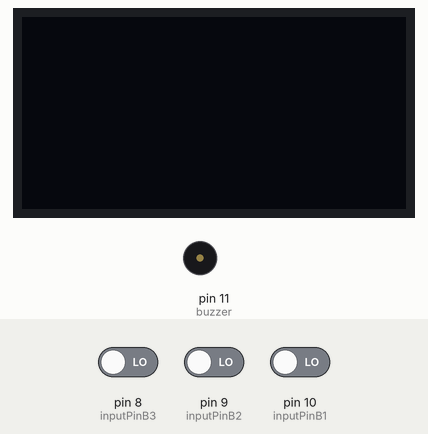
A sketch run on a simulated Arduino Uno, built with avr-gcc and run on an emulated ATmega328P. Shown: 128×64 one-colour display, buzzer (waves = sounding). The test bench sets the inputs (shaded band); at power-on: pin 10 (inputPinB1) LOW, pin 8 (inputPinB3) LOW, pin 9 (inputPinB2) LOW. What the sketch prints to the serial monitor is not drawn.

Above: at 1.2 s.
1.3 s: pin 10 (inputPinB1) driven HIGH
At 8.7 s:
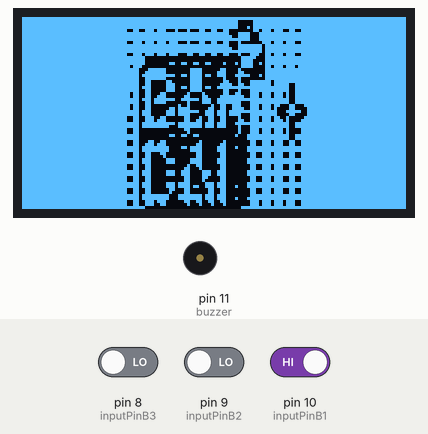
At 13.9 s:
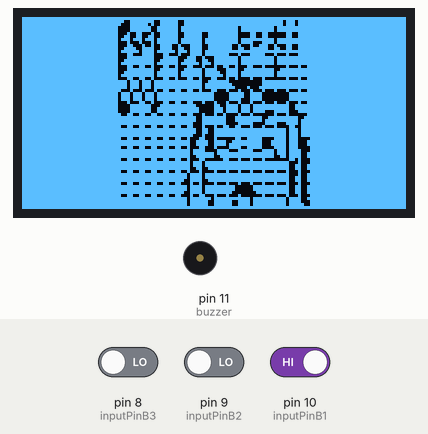
Timing chart, 0 to 15.4 s (numbered marks = the images above; inputs shaded):
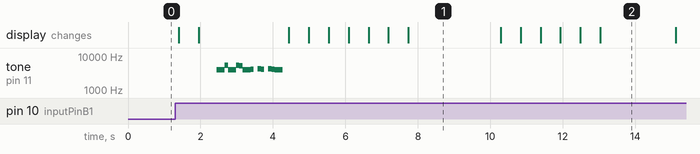

The sketch:

Demo.ino
```cpp
#include <Wire.h>
#include <Adafruit_GFX.h>
#include <Adafruit_SSD1306.h>
#include "frames.h"
#include "sounds.h"

#define SCREEN_WIDTH 128 // OLED display width, in pixels
#define SCREEN_HEIGHT 64 // OLED display height, in pixels

// Declaration for an SSD1306 display connected to I2C (SDA, SCL pins)
#define OLED_RESET     -1 // Reset pin # (or -1 if sharing Arduino reset pin)
Adafruit_SSD1306 display(SCREEN_WIDTH, SCREEN_HEIGHT, &Wire, OLED_RESET);

#define nullState 0
#define state1 1
#define state2  2
#define state3  3
#define state4  4
#define state5  5
#define state6  6
#define state7  7
#define state8  8
#define state9  9

int inputPinB1 = 10;
int inputPinB2 = 9;
int inputPinB3 = 8;

int Button1 = 0;
int Button2 = 0;
int Button3 = 0;


int currentState = nullState;
bool isStateFinished = false;

void drawImage(const unsigned char image[] PROGMEM, float delaytime){
  display.clearDisplay();
  display.drawBitmap(0,0,image,SCREEN_WIDTH,SCREEN_HEIGHT,WHITE);
  display.display();
  delay(delaytime);
}

void setup() {

  Serial.begin(9600);
  Serial.println("SetUP");
  pinMode(inputPinB1, INPUT);
  pinMode(inputPinB2, INPUT);
  pinMode(inputPinB3, INPUT);

  void drawImage(const unsigned char image[] PROGMEM, float delaytime);

  display.begin(SSD1306_SWITCHCAPVCC,0x3C);
  display.clearDisplay();

}

void controlState(){
  Serial.print("CURRENT STATE........................   ");
  Serial.println(currentState);

  if(currentState == nullState) currentState = state1;

  if(isStateFinished && Button1 == 1 && currentState == state1){
    currentState = state2;
    isStateFinished = false;
  }
  if(isStateFinished && currentState == state2) {
    currentState = state3;
    isStateFinished = false;
  }
  if(isStateFinished && currentState == state3) {
    currentState = state4;
    isStateFinished = false;
  }

  if(isStateFinished && Button1 == 1 && currentState == state4) {
    currentState = state9;
    isStateFinished = false;
  }

  if(isStateFinished && Button2 == 1 && currentState == state4) {
    currentState = state5;
    isStateFinished = false;
  }

  if(isStateFinished && currentState == state5) {
    currentState = state6;
    isStateFinished = false;
  }

  if(isStateFinished && Button2 == 1 && currentState == state6) {
    currentState = state7;
    isStateFinished = false;
  }

  if(isStateFinished && currentState == state7) {
    currentState = state3;
    isStateFinished = false;
  }

  if(isStateFinished && Button3 == 1 && currentState == state4) {
    currentState = state8;
    isStateFinished = false;
  }

  if(isStateFinished && currentState == state8) {
    currentState = state3;
    isStateFinished = false;
  }

  if(isStateFinished && currentState == state9) {
    currentState = state1;
    isStateFinished = false;
    delay(2000);
  }

}

void stateOne(){
  clearDisplay();
  Button1 = digitalRead(inputPinB1);
  Serial.println("STATE UNO");
}

void stateTwo(){
  showIntro();
  delay(2000);
  Serial.println("STATE DOS");
}

void stateThree(){
  showWelcome();
  delay(1000);
  Serial.println("STATE TRES");
}

void stateFour(){
  drawImage(Intro6,500);
  Button1 = digitalRead(inputPinB1);
  Button2 = digitalRead(inputPinB2);
  Button3 = digitalRead(inputPinB3);
  Serial.println("STATE CUATRO");
}

void stateFive(){
   //show dialog1
   cambioDialogo();
   drawImage(Intro4,500);
   delay(1000);
}

void stateSix(){
  Button2 = digitalRead(inputPinB2);
}

void stateSeven(){
  //Show dialog2
  cambioDialogo();
  drawImage(Intro5,500);
  delay(1000);
}

void stateEight(){
  //Show animation
  animacion();
   drawImage(Intro1,500);
  drawImage(Intro2,500);
   drawImage(Intro1,500);
  drawImage(Intro2,500);
   drawImage(Intro1,500);
  drawImage(Intro2,500);
   drawImage(Intro1,500);
  drawImage(Intro2,500);
   drawImage(Intro1,500);
  drawImage(Intro2,500);
   drawImage(Intro1,500);
  drawImage(Intro2,500);
   drawImage(Intro1,500);
  drawImage(Intro2,500);
  delay(3000);
}

void stateNine(){
  //Terminar programa
  clearDisplay();
}

void State(){

  switch(currentState){

    case nullState:
      break;
    case state1:
      stateOne();
      break;
    case state2:
      stateTwo();
      break;
    case state3:
      stateThree();
      break;
    case state4:
      stateFour();
      break;
    case state5:
      stateFive();
      break;
    case state6:
      stateSix();
      break;
    case state7:
      stateSeven();
      break;
    case state8:
      stateEight();
      break;
    case state9:
      stateNine();
      break;

  }

  isStateFinished = true;
}

void loop() {
  controlState();
  State();
}

void clearDisplay(){
  display.clearDisplay();
  display.display();
}

void showIntro(){
  drawImage(Intro1,500);
  drawImage(Intro2,500);
  introSong();
  drawImage(Intro3,500);
  drawImage(Intro4,500);
  drawImage(Intro5,500);
  drawImage(Intro6,500);
  drawImage(Intro7,500);
  drawImage(Intro8,500);
  drawImage(Intro9,500);
}

void showWelcome(){
  drawImage(Intro1,500);
  drawImage(Intro2,500);
  drawImage(Intro3,500);
  drawImage(Intro4,500);
  drawImage(Intro5,500);
  drawImage(Intro6,500);
}
```

sounds.h
```cpp
int buzzer = 11;
int pitch = 0;

#define A 3900 + pitch
#define B 5400 + pitch
#define C 5200 + pitch
#define D 4100 + pitch
#define E 4200 + pitch
#define Tono1 2700
#define Tono2 3000
#define Tono3 3500
#define Tono4 4000
#define Tono5 4500
#define X  5000
#define Y 4500
#define Z 3500
#define T1 222
#define T2 89
#define T3 111
#define T4 70
#define T5 40

void introSong(){
  tone(buzzer,A,T1);
  delay(T1);
  tone(buzzer,B,T2);
  delay(T2);
  tone(buzzer,A,T1);
  delay(T1);
  tone(buzzer,B,T2);
  delay(T2);
  tone(buzzer,C,T2);
  delay(T2);
  tone(buzzer,A,T1);
  delay(T1);
  tone(buzzer,D,T2);
  delay(T2);
  delay(T3);
  tone(buzzer,E,T2);
  delay(T2);
  tone(buzzer,D,T2);
  delay(T2);
  delay(T3);
  tone(buzzer,E,T2);
  delay(T2);
  tone(buzzer,D,T2);
  delay(T2);
  tone(buzzer,A,T1);
  delay(T1);
  delay(T3);
}

void cambioDialogo(){
  tone(buzzer,Tono1,T4);
  delay(T4);
  tone(buzzer,Tono2,T4);
  delay(T4);
  tone(buzzer,Tono3,T4);
  delay(T4);
  tone(buzzer,Tono4,T4);
  delay(T4);
  tone(buzzer,Tono5,T4);
  delay(T4);
}

void animacion(){
  tone(buzzer,X,T5);
  delay(T5);
  tone(buzzer,Y,T5);
  delay(T5);
  tone(buzzer,Z,T1);
  delay(T1);
}
```

Source omitted: frames.h (data table, 57872 bytes)

Measured:
- after the input at 1.3 s, tone on pin 11 (buzzer): plays 3900 Hz for 0.22 s, 5400 Hz for 0.09 s, 3900 Hz for 0.22 s, 5400 Hz for 0.09 s, 5200 Hz for 0.09 s, 3900 Hz for 0.22 s … (12 notes in this stretch), starting after 1.2 s; the display: first changes after 0.11 s (image 1 shows a later state)
- what the display in image 1 shows lasts 2.6 s, from 7.7 s to 10.3 s
